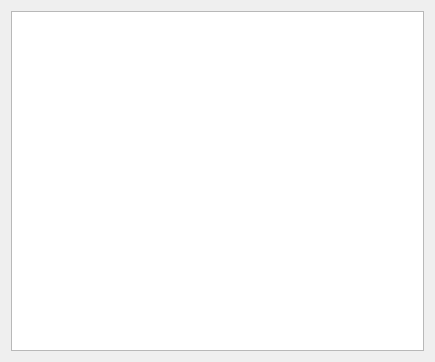
<?xml version="1.0" encoding="UTF-8"?>
<ui version="4.0">
 <class>ResultForm</class>
 <widget class="QDialog" name="ResultForm">
  <property name="geometry">
   <rect>
    <x>0</x>
    <y>0</y>
    <width>435</width>
    <height>362</height>
   </rect>
  </property>
  <property name="windowTitle">
   <string>Results</string>
  </property>
  <property name="windowIcon">
   <iconset>
    <normaloff>../icons/table.png</normaloff>../icons/table.png</iconset>
  </property>
  <layout class="QGridLayout" name="gridLayout">
   <item row="0" column="0">
    <widget class="QTableView" name="tableView"/>
   </item>
  </layout>
 </widget>
 <resources/>
 <connections/>
</ui>
